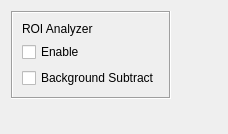
<?xml version="1.0" encoding="UTF-8"?>
<ui version="4.0">
 <class>RoiAnalyzer</class>
 <widget class="QWidget" name="RoiAnalyzer">
  <property name="geometry">
   <rect>
    <x>0</x>
    <y>0</y>
    <width>228</width>
    <height>134</height>
   </rect>
  </property>
  <property name="windowTitle">
   <string>Form</string>
  </property>
  <layout class="QGridLayout" name="gridLayout_2">
   <item row="1" column="0">
    <spacer name="verticalSpacer">
     <property name="orientation">
      <enum>Qt::Vertical</enum>
     </property>
     <property name="sizeHint" stdset="0">
      <size>
       <width>0</width>
       <height>0</height>
      </size>
     </property>
    </spacer>
   </item>
   <item row="0" column="0">
    <widget class="QFrame" name="frame">
     <property name="frameShape">
      <enum>QFrame::Box</enum>
     </property>
     <property name="frameShadow">
      <enum>QFrame::Sunken</enum>
     </property>
     <layout class="QGridLayout" name="gridLayout">
      <item row="0" column="0">
       <widget class="QLabel" name="label">
        <property name="text">
         <string>ROI Analyzer</string>
        </property>
       </widget>
      </item>
      <item row="1" column="0">
       <widget class="QCheckBox" name="enable_checkBox">
        <property name="text">
         <string>Enable</string>
        </property>
       </widget>
      </item>
      <item row="2" column="0">
       <widget class="QCheckBox" name="bg_subtract_checkBox">
        <property name="text">
         <string>Background Subtract</string>
        </property>
       </widget>
      </item>
     </layout>
    </widget>
   </item>
   <item row="0" column="1">
    <spacer name="horizontalSpacer">
     <property name="orientation">
      <enum>Qt::Horizontal</enum>
     </property>
     <property name="sizeHint" stdset="0">
      <size>
       <width>0</width>
       <height>0</height>
      </size>
     </property>
    </spacer>
   </item>
  </layout>
 </widget>
 <resources/>
 <connections/>
</ui>
